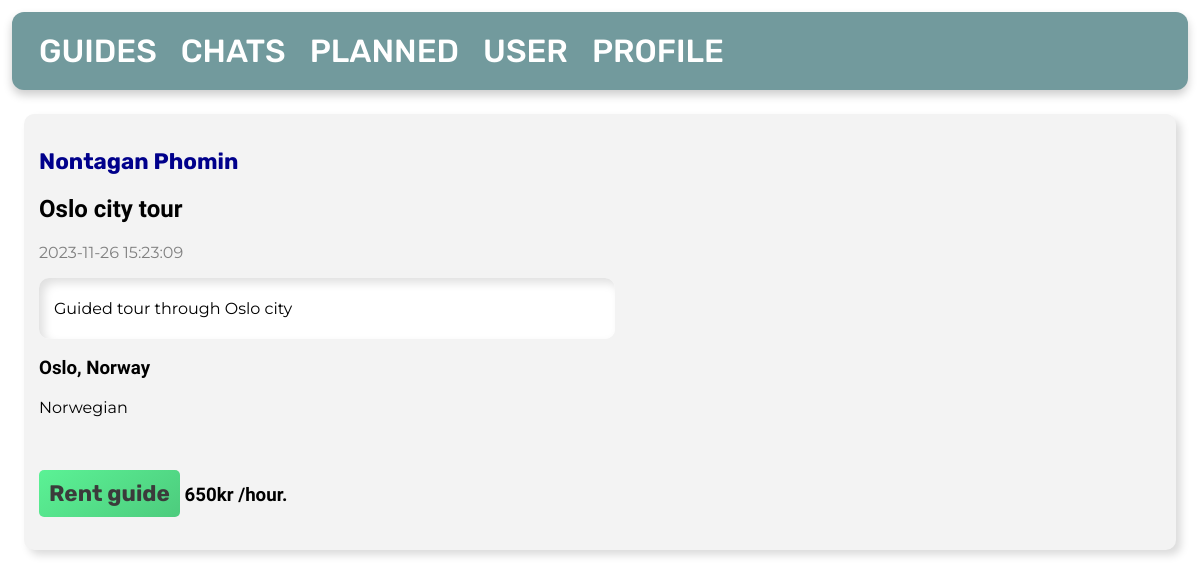
/6/view/, run on an earlier commit of the app's database.
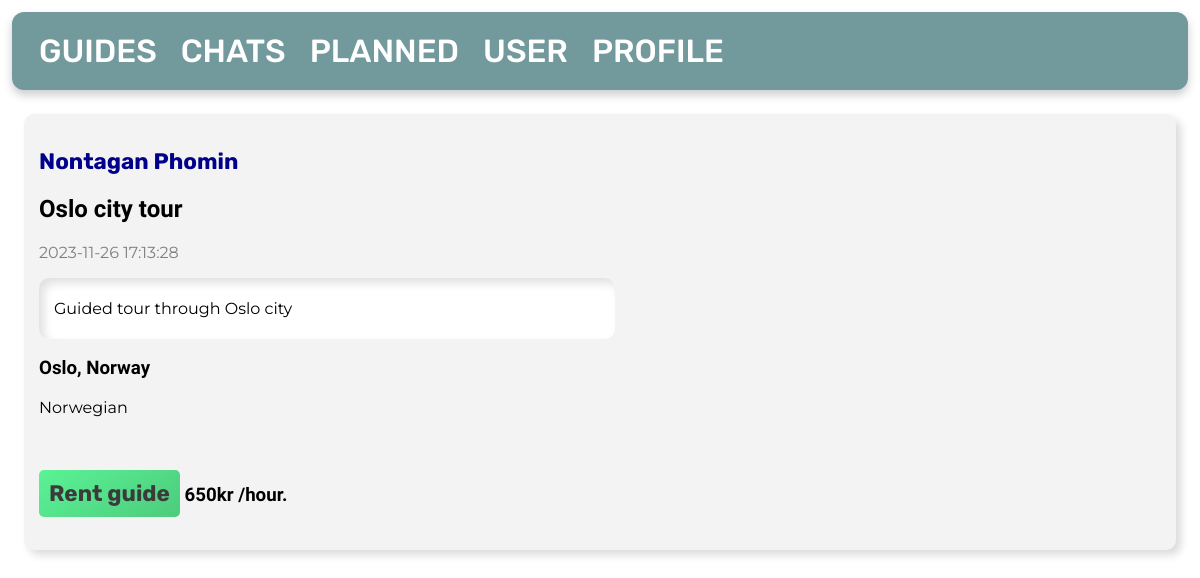
And on a later commit of the database.
### tables this page shows
CREATE TABLE posts
(
    id       INTEGER PRIMARY KEY AUTOINCREMENT,
    byUser   INTEGER,
    created  TIMESTAMP NOT NULL DEFAULT CURRENT_TIMESTAMP,
    title    TEXT      NOT NULL,
    content  TEXT      NOT NULL,
    country  TEXT      NOT NULL,
    city     TEXT      NOT NULL,
    language TEXT,
    price    INTEGER   NOT NULL,
    type     TEXT,
    FOREIGN KEY (byUser) REFERENCES user (id)
);

### app.py (the view)
@app.route('/<int:id>/view/', methods=('GET', 'POST'))
def view(id):
    db = get_db_connection()
    posts = db.execute('SELECT * FROM posts, user WHERE posts.id = ? AND posts.byUser = user.id', (id,)).fetchone()
    db.close()
    return render_template('view-guide.html', posts=posts)

### app.py (called while the page is built)
def get_db_connection():
    db = sqlite3.connect('database.db')
    db.row_factory = sqlite3.Row
    return db

### templates/view-guide.html
{% extends 'base.html' %}
{% block content %}
    <div class='post'>
        <h3>
            <a id="profile"
               href="{{ url_for('viewProfile', id=posts['id'], u=posts['byUser']) }}">{{ posts['firstname'] }} {{ posts['lastname'] }}</a>
        </h3>
        <h2>{{ posts['title'] }}</h2>
        <p id="date">{{ posts['created'] }}</p>
        <div id="textsec">
            <p>{{ posts['content'] }}</p>
        </div>
        <h3>{{ posts['city'] }}, {{ posts['country'] }}</h3>
        <p>{{ posts['language'] }}</p>
        <br>
        <h3>
            <a href="{{ url_for('rent', id=posts['id']) }}">Rent guide</a> {{ posts['price'] }}kr /hour.
        </h3>
    </div>
{% endblock %}

What changed in the data, as far as the page shows it:
changed posts "Oslo city tour": created "2023-11-26 15:23:09" → "2023-11-26 17:13:28"
